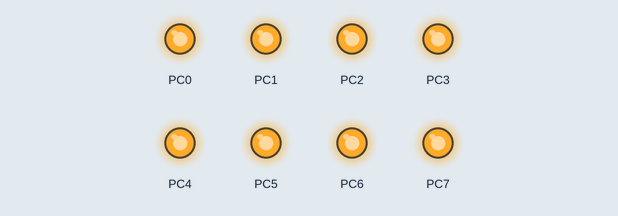
Bench run of a program on a simulated ATmega32, built with avr-gcc and emulated at 1 MHz. On the bench: output pins drawn as LEDs (lit = HIGH).

Above: at 0.1 s.
At 5.55 s:
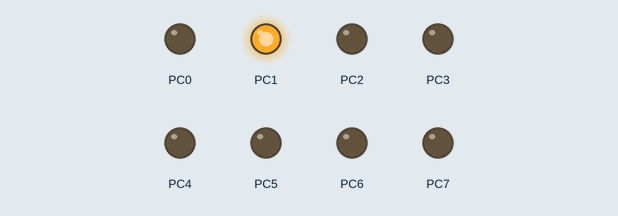
At 11.0 s:
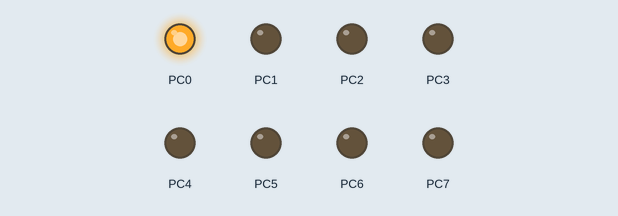
At 19.88 s:
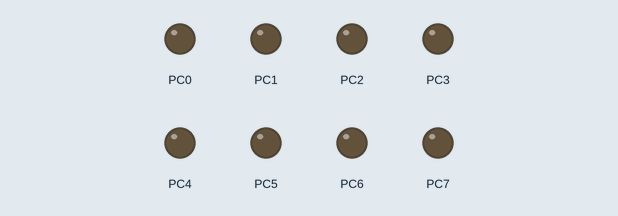
At 25.8 s:
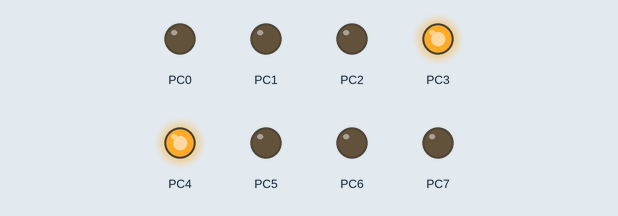
At 39.3 s:
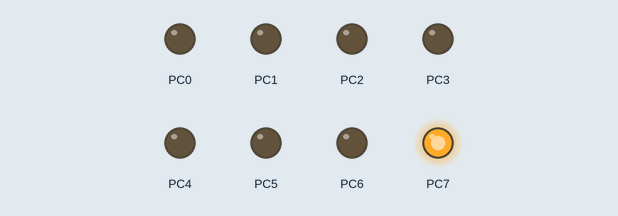
Timing chart, 0 to 40.0 s (numbered marks = the images above):
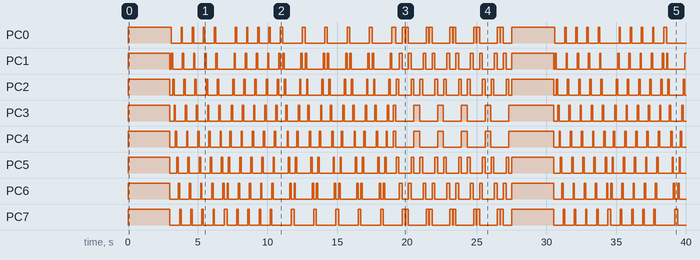

Measured:
- by itself, PC0: LOW → HIGH at 0.00 s, → LOW 3.1 s later, → HIGH 0.70 s later, → LOW 0.10 s later, … (70 changes in this stretch)
- by itself, PC1: LOW → HIGH at 0.00 s, → LOW 3.0 s later, → HIGH 0.10 s later, → LOW 0.10 s later, … (87 changes in this stretch)
- by itself, PC2: LOW → HIGH at 0.00 s, → LOW 3.0 s later, → HIGH 0.20 s later, → LOW 0.10 s later, … (88 changes in this stretch)
- by itself, PC3: LOW → HIGH at 0.00 s, → LOW 3.0 s later, → HIGH 0.30 s later, → LOW 0.10 s later, … (78 changes in this stretch)
- by itself, PC4: LOW → HIGH at 0.00 s, → LOW 3.0 s later, → HIGH 0.40 s later, → LOW 0.10 s later, … (78 changes in this stretch)
- by itself, PC5: LOW → HIGH at 0.00 s, → LOW 3.0 s later, → HIGH 0.50 s later, → LOW 0.10 s later, … (88 changes in this stretch)
- by itself, PC6: LOW → HIGH at 0.00 s, → LOW 3.0 s later, → HIGH 0.60 s later, → LOW 0.10 s later, … (88 changes in this stretch)
- by itself, PC7: LOW → HIGH at 0.00 s, → LOW 3.0 s later, → HIGH 0.70 s later, → LOW 0.10 s later, … (72 changes in this stretch)

The program:

LED_BLinkin_me.c
```c
#include <avr/io.h>
#define F_CPU 1000000UL
#include <util/delay.h>

int main(void)
{
	MCUCSR |= 1 << JTD;
	MCUCSR |= 1 << JTD;

	DDRC=0b11111111;
	int i,j,k;


    while(1)
    {
         for(i=1;i<=3;i++)
		 {
			PORTC = 0b11111111;
			_delay_ms(500);
			PORTD= 0b000000;
			_delay_ms(500);
		 }

		 //goining down

		for(j=1; j<=5; j++)
		{
				for( i=1; i<=128; i=2*i)
				{
					PORTC=i;

					_delay_ms(100);
				}
        }

		 //goining up

		 for(j=1; j<=5; j++)
		 {
			 for( i=128; i>=1; i=i/2)
			 {
				 PORTC=i;

				 _delay_ms(100);
			 }
		 }


		  //goining up+down

		  for(j=1; j<=5; j++)
		  {
			  for( i=1; i<=128; i=2*i)
			  {
				  PORTC=i;

				  _delay_ms(100);
			  }

			  for( i=128; i>=1; i=i/2)
			  {
				  PORTC=i;

				  _delay_ms(100);
			  }


		  }

		  //special

		   for(j=1; j<=5; j++)
		   {
			   for(k=16 , i=8; i>=1; i=i/2,k=k*2)
			   {
				   PORTC |=i;
				   PORTC |=k;
				    _delay_ms(200);

				   PORTC=0b00000000;
				   _delay_ms(25);
			   }

			    for(k=128 , i=1; i<=8; i=i*2,k=k/2)
			    {
				    PORTC |=i;
				    PORTC |=k;
				    _delay_ms(200);

				    PORTC=0b00000000;

			    }

		   }


	}
}
```
